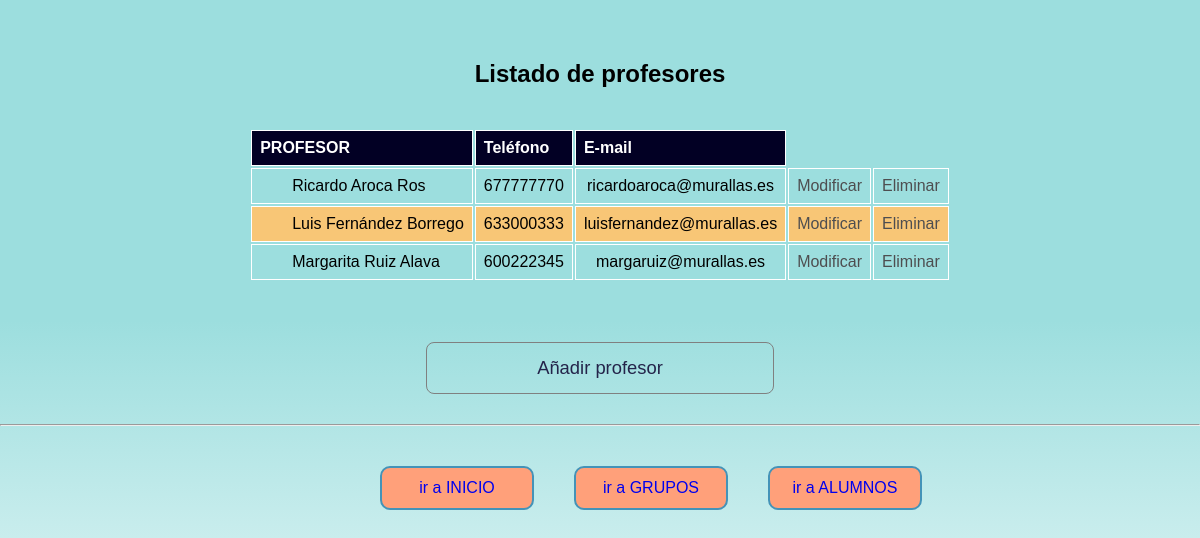
Before: /murallas_reales/consulta_profesores.php with the older database file.
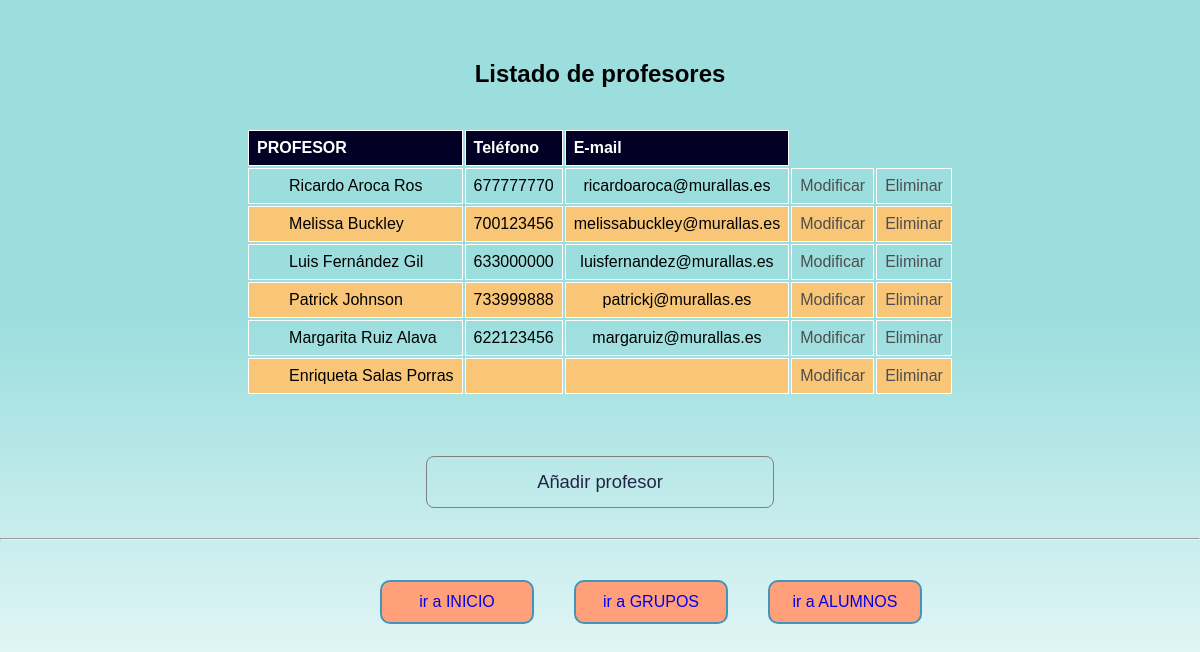
After: the same page with the newer database file.
### tables this page shows
CREATE TABLE `profesor` (
  `id_profesor` int(11) NOT NULL,
  `nombre` varchar(50) NOT NULL,
  `apellidos` varchar(100) NOT NULL,
  `telefono` varchar(12) DEFAULT NULL,
  `email` varchar(100) DEFAULT NULL
);

### murallas_reales/consulta_profesores.php (the view, shortened to what this page needs)
<?php
include_once "./conectar.php";
$sql = "SELECT id_profesor, nombre, apellidos, telefono, email FROM Profesor order by apellidos";
$resultado = $conexion->query($sql);
echo "<h2>Listado de profesores</h2>";
echo "<section>";
echo "<table>";
echo "<tr><th>PROFESOR</th><th>Teléfono</th><th>E-mail</th></tr>";
if ($resultado->num_rows > 0) {
    while ($row = $resultado->fetch_assoc()) {
        echo "<tr>";
        echo "<td>".$row["nombre"]." ".$row["apellidos"]."</td>
        <td>".$row["telefono"]."</td>
        <td>".$row["email"]."</td>
        <td><a href='actualiza_profesor.php?idprofesor=".$row["id_profesor"]."&nombre=".$row["nombre"]."&apellidos=".$row["apellidos"]."&telefono=".$row["telefono"]."&email=".$row["email"]."'>Modificar</a></td>
        <td><a href='elimina_profesor.php?idprofesor=".$row["id_profesor"]."'>Eliminar</a></td>
        </td>";
        echo "</tr>";
    }
}
echo "</table>";
echo "</section>";
?>
<section class="add">
  <div class="add"><a href="./form_add_profesor.php">Añadir profesor</a>
</section>
<hr>
<nav>
    <div><a href="./index.php">ir a INICIO</a></div>
    <div><a href="./consulta_grupos.php">ir a GRUPOS</a></div>
    <div><a href="./consulta_totalAlumnos.php">ir a ALUMNOS</a></div>
</nav>

### murallas_reales/conectar.php (shortened to what this page needs)
<!DOCTYPE html>
<html lang="en">
<head>
    <link rel="stylesheet" href="./estilo.css">
</head>

### murallas_reales/estilo.css (style rules this page uses)
* { font-family: Verdana, Geneva, Tahoma, sans-serif; box-sizing: content-box; padding: 0; margin: 0; }
a:link, a:visited, a:active { text-decoration:none; }
p, h2 { text-align: center; }
h2 { padding-top: 60px; }
section { width: 70%; margin: 40px 15% 50px 15%; display: flex; justify-content: center; align-items: center; }
section.add { margin: 0 15% 20px 15%; }
section.add a { color: rgb(36, 36, 74); font-size: 1.15em; }
nav { margin: 40px 30% 0 30%; width: 40%; display: flex; justify-content: space-between; align-items: center; }
nav div { min-width: 150px; height: 40px; border: solid rgb(68, 147, 184) 2px; margin: 0 20px 0 20px; border-radius: 10px; background-color:lightsalmon; display: flex; justify-content: center; align-items: center; }
div.add { width: 40%; height: 40px; margin: 10px 20% 10px 20%; padding: 5px; border: solid grey 1px; border-radius: 8px; background-color:transparent; display: flex; justify-content: center; align-items: center; }
table { border-collapse: separate; width: 60%; align-items: center; }
td, th { border: 1px solid white; text-align: left; padding: 8px; }
th { background-color: rgba(2,0,36,1); color: white; }
tr:nth-child(odd) { background-color: rgb(248, 198, 118); }
td { white-space: nowrap; width: 50px; text-align: center; }
td:first-child { width: 180px; text-align: left; padding-left: 40px; }
td a { color: rgb(78, 78, 80); }

Changed rows visible on the page:
added profesor: nombre "Melissa", apellidos "Buckley", telefono "700123456", email "melissabuckley@murallas.es"
changed profesor "Luis": apellidos "Fernández Borrego" → "Fernández Gil"; telefono "633000333" → "633000000"
added profesor: nombre "Patrick", apellidos "Johnson", telefono "733999888", email "patrickj@murallas.es"
changed profesor "Margarita": telefono "600222345" → "622123456"
added profesor: nombre "Enriqueta", apellidos "Salas Porras"
